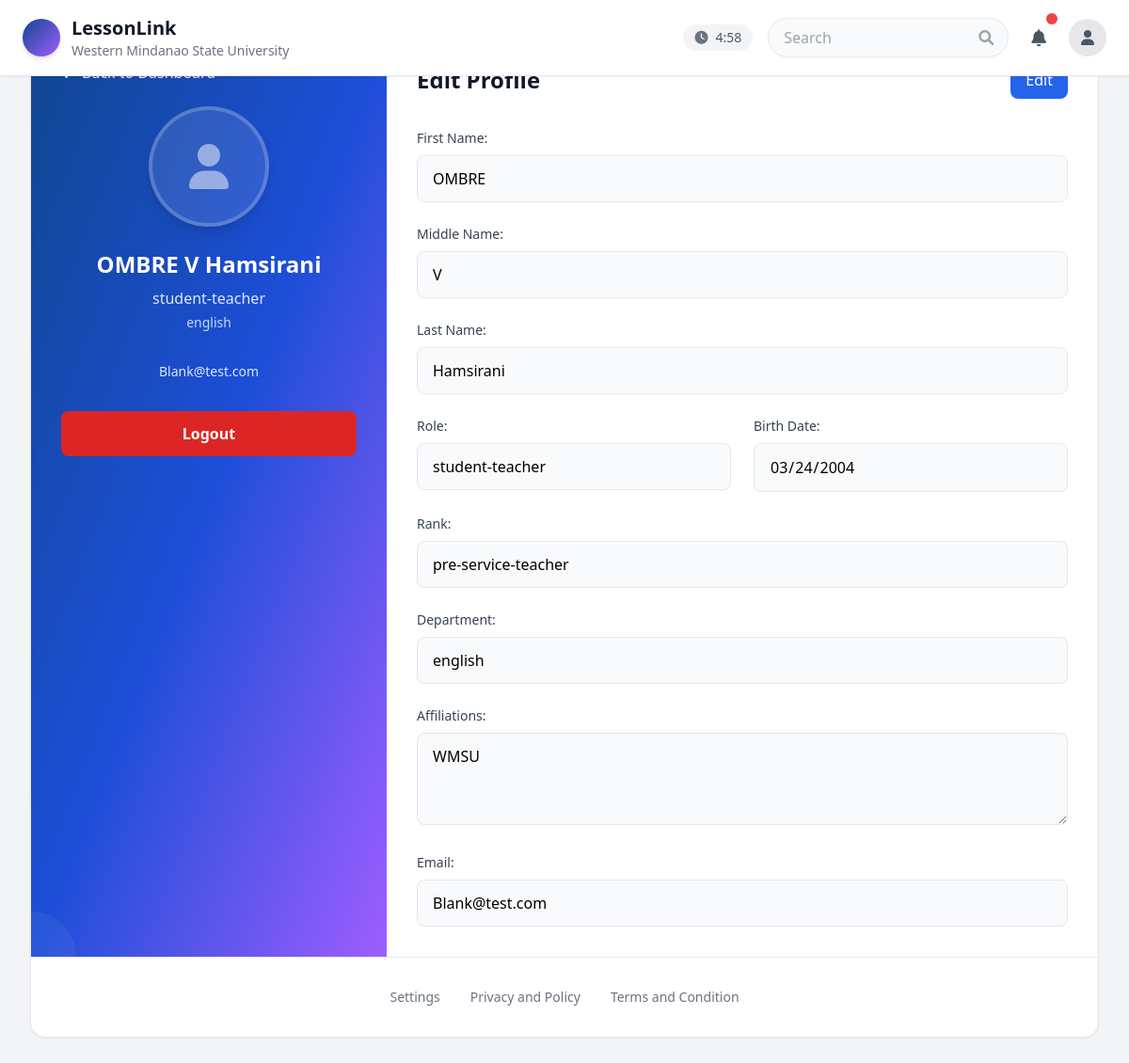
The app's page /profile/ (signed in), older data.
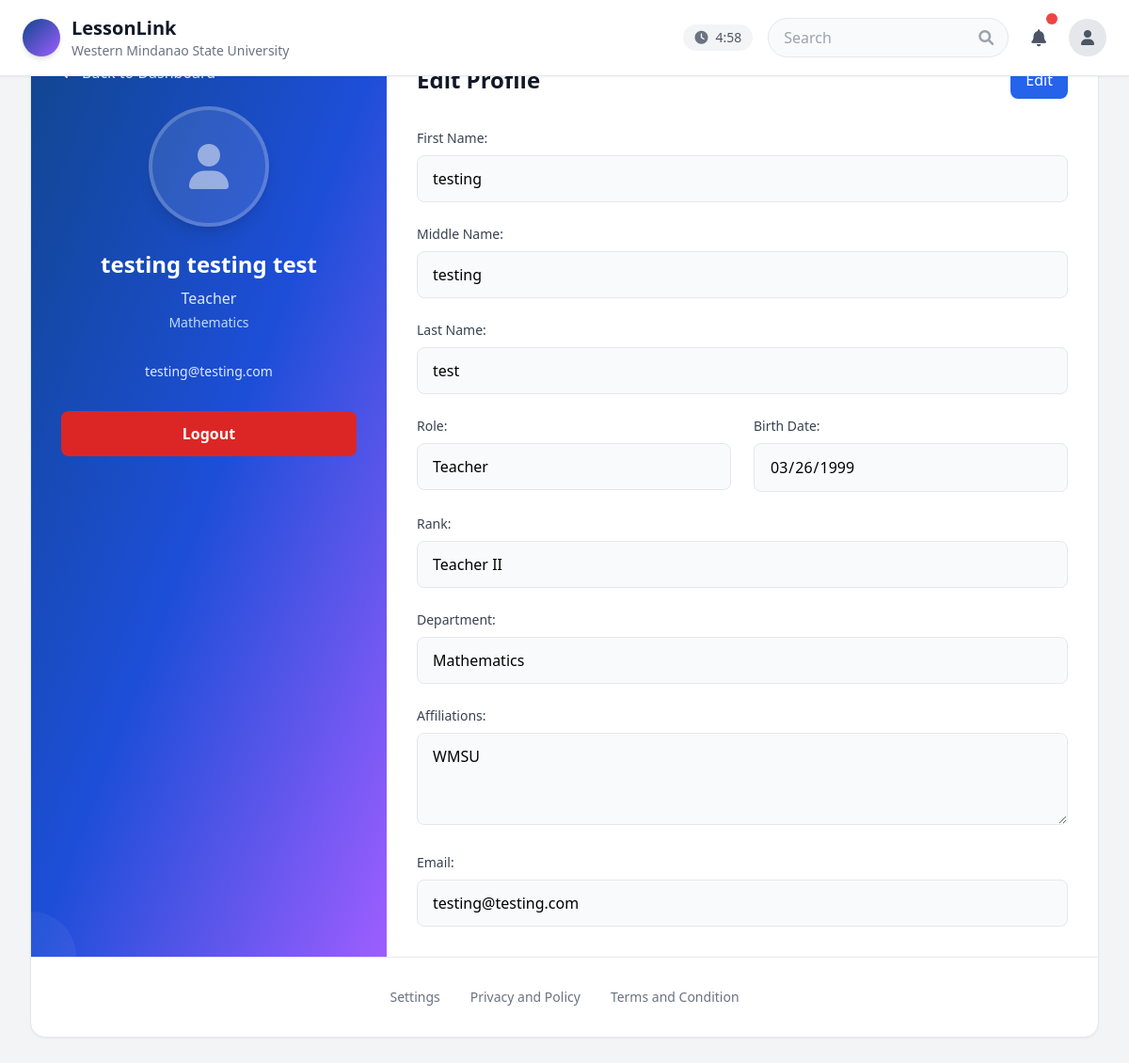
The same page, newer data.
### lesson/models.py (models this page shows, shortened)
class User(models.Model):
    ROLE = [
        ('Student Teacher', 'Student Teacher'),
        ('Teacher', 'Teacher'),
        ('Department Head', 'Department Head'),
    ]
    email = models.EmailField(unique=True)
    password = models.CharField(max_length=128)
    first_name = models.CharField(max_length=100)
    middle_name = models.CharField(max_length=100, blank=True, null=True)
    last_name = models.CharField(max_length=100)
    dob = models.DateField()
    role = models.CharField(max_length=100, choices=ROLE)
    rank = models.CharField(max_length=100)
    department = models.CharField(max_length=100)
    affiliations = models.TextField(blank=True, null=True)

### lesson/views.py (the view, shortened to what this page needs)
# urls.py: path('profile/', profile, name='profile'),
def profile(request):
    user_id = request.session.get('user_id')
    if not user_id:
        messages.error(request, "Please log in to view your profile.")
        return redirect('login')
    try:
        user = User.objects.get(id=user_id)
        return render(request, 'profile.html', {
            'user': user,
            'full_name': f"{user.first_name} {user.middle_name} {user.last_name}".strip()
        })
    except User.DoesNotExist:
        messages.error(request, "User account not found. Please log in again.")
        if 'user_id' in request.session:
            del request.session['user_id']
        return redirect('login')

### lesson/templates/Profile.html (shortened to what this page needs)
<!DOCTYPE html>
<html lang="en">
<head>
    <script src="https://cdn.tailwindcss.com"></script>
    <link href="https://cdnjs.cloudflare.com/ajax/libs/font-awesome/6.0.0/css/all.min.css" rel="stylesheet">
</head>
<body class="bg-gray-100 min-h-screen">
    <header class="bg-white shadow-sm border-b fixed top-0 left-0 right-0 z-40">
        <div class="max-w-7xl mx-auto px-4 py-3 md:px-6 md:py-4">
            <div class="flex items-center justify-between">
                <div class="flex items-center space-x-3">
                    <div class="w-10 h-10 bg-gradient-to-br from-[#11468F] to-[#9E5EFF] rounded-full shadow-md"></div>
                    <div>
                        <h1 class="text-xl font-bold text-gray-900">LessonLink</h1>
                        <p class="text-sm text-gray-500 hidden lg:block">Western Mindanao State University</p>
                    </div>
                </div>
                <div class="flex items-center space-x-4">
                    <div class="hidden md:flex items-center space-x-2 bg-gray-100 px-3 py-1 rounded-full">
                        <i class="fas fa-clock text-gray-500 text-sm"></i>
                        <span id="session-timer" class="text-sm text-gray-600">5:00</span>
                    </div>
                    <div class="relative hidden md:block">
                        <input type="text" placeholder="Search"
                            class="w-64 px-4 py-2 bg-gray-50 border border-gray-200 rounded-full focus:outline-none focus:ring-2 focus:ring-purple-500 focus:border-transparent transition-all">
                        <i class="fas fa-search absolute right-4 top-1/2 transform -translate-y-1/2 text-gray-400"></i>
                    </div>
                    <div class="relative">
                        <button id="notification-btn"
                            class="relative p-2 text-gray-600 hover:bg-gray-100 rounded-lg transition-colors">
                            <i class="fas fa-bell text-lg"></i>
                            <span class="absolute -top-1 -right-1 w-3 h-3 bg-red-500 rounded-full"></span>
                        </button>
                    </div>
                    <div class="relative">
                        <button id="profile-btn"
                            class="w-10 h-10 rounded-full overflow-hidden bg-gray-200 flex items-center justify-center">
                            <i class="fas fa-user text-gray-600"></i>
                        </button>
                    </div>
                </div>
            </div>
        </div>
    </header>
    <main class="max-w-7xl mx-auto p-4 md:p-6 lg:p-8 pt-20">
        <div class="bg-white rounded-2xl shadow-sm border border-gray-200 overflow-hidden">
            <div class="flex flex-col lg:flex-row">
                <div
                    class="w-full lg:w-1/3 bg-gradient-to-br from-[#11468F] via-blue-700 to-[#9E5EFF] p-8 text-white relative">
                    <a href="{% url 'dashboard' %}">
                        <button
                            class="flex items-center space-x-2 text-white/90 hover:text-white mb-6 transition-colors">
                            <span class="font-medium">Back to Dashboard</span>
                        </button>
                    </a>
                    <div class="flex justify-center mb-6">
                        <div class="relative">
                            <div
                                class="w-32 h-32 rounded-full overflow-hidden border-4 border-white/20 shadow-lg bg-white/10 flex items-center justify-center">
                                {% if user.profile_picture %}
                                <img src="{{ user.profile_picture.url }}" alt="Profile Picture"
                                    class="w-full h-full object-cover">
                                {% else %}
                                <i class="fas fa-user text-5xl text-white/50"></i>
                                {% endif %}
                            </div>
                        </div>
                    </div>
                    <div class="text-center mb-8">
                        <h2 class="text-2xl font-bold mb-2">
                            {{ user.first_name }}
                            {% if user.middle_name and user.middle_name.strip %}
                            {{ user.middle_name }}
                            {% endif %}
                            {{ user.last_name }}
                        </h2>
                        <p class="text-blue-100 mb-1">{{ user.role|default:"" }}</p>
                        <p class="text-blue-200 text-sm">{{ user.department|default:"" }}</p>
                    </div>
                    <div class="text-center mb-8">
                        <p class="text-blue-100 text-sm">{{ user.email }}</p>
                    </div>
                    <a href="{% url 'logout' %}">
                        <button
                            class="w-full bg-red-600 hover:bg-red-700 text-white font-semibold py-3 rounded-lg transition-colors">
                            Logout
                        </button>
                    </a>
                    <div
                        class="absolute bottom-0 left-0 w-24 h-24 bg-white/5 rounded-full translate-y-12 -translate-x-12">
                    </div>
                </div>
                <div class="w-full lg:w-2/3 p-8">
                    <div class="flex items-center justify-between mb-8">
                        <h1 class="text-2xl font-bold text-gray-900">Edit Profile</h1>
                        <button id="edit-btn" class="bg-blue-600 text-white px-4 py-2 rounded-lg">
                            Edit
                        </button>
                    </div>
                    <form method="post" class="space-y-6" enctype="multipart/form-data">
                        <div>
                            <label class="block text-sm font-medium text-gray-700 mb-2">First Name:</label>
                            <input type="text" name="first_name" value="{{ user.first_name }}"
                                class="w-full px-4 py-3 border border-gray-200 rounded-lg focus:ring-2 focus:ring-blue-500 focus:border-blue-500 transition-colors bg-gray-50"
                                readonly>
                        </div>
                        <div>
                            <label class="block text-sm font-medium text-gray-700 mb-2">Middle Name:</label>
                            <input type="text" name="middle_name" value="{{ user.middle_name|default:'' }}"
                                class="w-full px-4 py-3 border border-gray-200 rounded-lg focus:ring-2 focus:ring-blue-500 focus:border-blue-500 transition-colors bg-gray-50"
                                readonly>
                        </div>
                        <div>
                            <label class="block text-sm font-medium text-gray-700 mb-2">Last Name:</label>
                            <input type="text" name="last_name" value="{{ user.last_name }}"
                                class="w-full px-4 py-3 border border-gray-200 rounded-lg focus:ring-2 focus:ring-blue-500 focus:border-blue-500 transition-colors bg-gray-50"
                                readonly>
                        </div>
                        <div class="grid grid-cols-1 md:grid-cols-2 gap-6">
                            <div>
                                <label class="block text-sm font-medium text-gray-700 mb-2">Role:</label>
                                <input type="text" name="role" value="{{ user.role }}"
                                    class="w-full px-4 py-3 border border-gray-200 rounded-lg focus:ring-2 focus:ring-blue-500 focus:border-blue-500 transition-colors bg-gray-50"
                                    readonly>
                            </div>
                            <div>
                                <label class="block text-sm font-medium text-gray-700 mb-2">Birth Date:</label>
                                <input type="date" name="dob" value="{{ user.dob|date:'Y-m-d' }}"
                                    class="w-full px-4 py-3 border border-gray-200 rounded-lg focus:ring-2 focus:ring-blue-500 focus:border-blue-500 transition-colors bg-gray-50"
                                    readonly>
                            </div>
                        </div>
                        <div>
                            <label class="block text-sm font-medium text-gray-700 mb-2">Rank:</label>
                            <input type="text" name="rank" value="{{ user.rank }}"
                                class="w-full px-4 py-3 border border-gray-200 rounded-lg focus:ring-2 focus:ring-blue-500 focus:border-blue-500 transition-colors bg-gray-50"
                                readonly>
                        </div>
                        <div>
                            <label class="block text-sm font-medium text-gray-700 mb-2">Department:</label>
                            <input type="text" name="department" value="{{ user.department }}"
                                class="w-full px-4 py-3 border border-gray-200 rounded-lg focus:ring-2 focus:ring-blue-500 focus:border-blue-500 transition-colors bg-gray-50"
                                readonly>
                        </div>
                        <div>
                            <label class="block text-sm font-medium text-gray-700 mb-2">Affiliations:</label>
                            <textarea name="affiliations" rows="3"
                                class="w-full px-4 py-3 border border-gray-200 rounded-lg focus:ring-2 focus:ring-blue-500 focus:border-blue-500 transition-colors bg-gray-50"
                                readonly>{{ user.affiliations|default:'' }}</textarea>
                        </div>
                        <div>
                            <label class="block text-sm font-medium text-gray-700 mb-2">Email:</label>
                            <input type="email" name="email" value="{{ user.email }}"
                                class="w-full px-4 py-3 border border-gray-200 rounded-lg focus:ring-2 focus:ring-blue-500 focus:border-blue-500 transition-colors bg-gray-50"
                                readonly>
                        </div>
                    </form>
                </div>
            </div>
            <div class="flex flex-wrap justify-center gap-8 p-8 text-sm text-gray-500 border-t border-gray-200">
                <a href="#" class="hover:text-gray-700 transition-colors">Settings</a>
                <a href="#" class="hover:text-gray-700 transition-colors">Privacy and Policy</a>
                <a href="#" class="hover:text-gray-700 transition-colors">Terms and Condition</a>
            </div>
        </div>
    </main>
</body>
</html>

Row changes from the older to the newer data that the page shows:
changed User "WMSU": first_name "OMBRE" → "testing"; middle_name "V" → "testing"; last_name "Hamsirani" → "test"; role "student-teacher" → "Teacher"; department "english" → "Mathematics"; email "Blank@test.com" → "testing@testing.com"; dob "03/24/2004" → "03/26/1999"; rank "pre-service-teacher" → "Teacher II"
